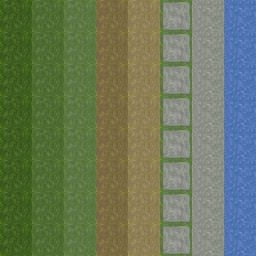

The image is a tile-based game level rendered from a .tmx file. Its description and source (layers, tilesets, objects; grid data summarised) follow:
An orthogonal 8x8 tile map with 32x32 px tiles, 1 tile layer (Tile Layer 1).

<map version="1.0" orientation="orthogonal" renderorder="right-down" width="8" height="8" tilewidth="32" tileheight="32" nextobjectid="1">
 <tileset firstgid="1" name="Grass" tilewidth="32" tileheight="32" tilecount="8">
  <tile id="0">
   <image width="32" height="32" source="grass1.png" />
  </tile>
  <tile id="1">
   <image width="32" height="32" source="grass2.png" />
  </tile>
  <tile id="2">
   <image width="32" height="32" source="grass3.png" />
  </tile>
  <tile id="3">
   <image width="32" height="32" source="dirt1.png" />
  </tile>
  <tile id="4">
   <image width="32" height="32" source="dirt2.png" />
  </tile>
  <tile id="5">
   <image width="32" height="32" source="grass3_road1.png" />
  </tile>
  <tile id="6">
   <image width="32" height="32" source="stone1.png" />
  </tile>
  <tile id="7">
   <image width="32" height="32" source="water1.png" />
  </tile>
 </tileset>
 <layer name="Tile Layer 1" width="8" height="8">
  <data>[64 cells, 64 non-empty, 8 distinct tile ids]</data>
 </layer>
</map>